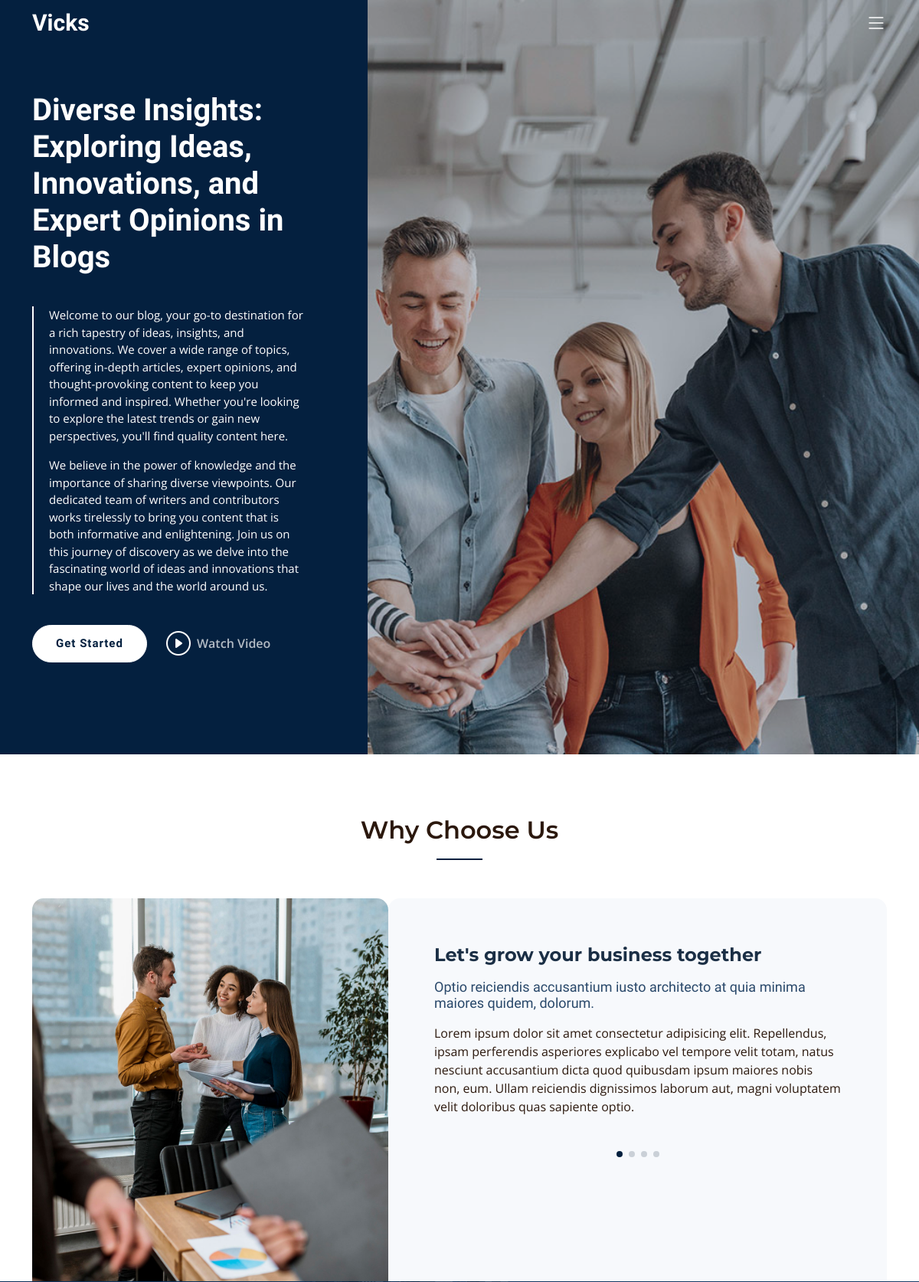
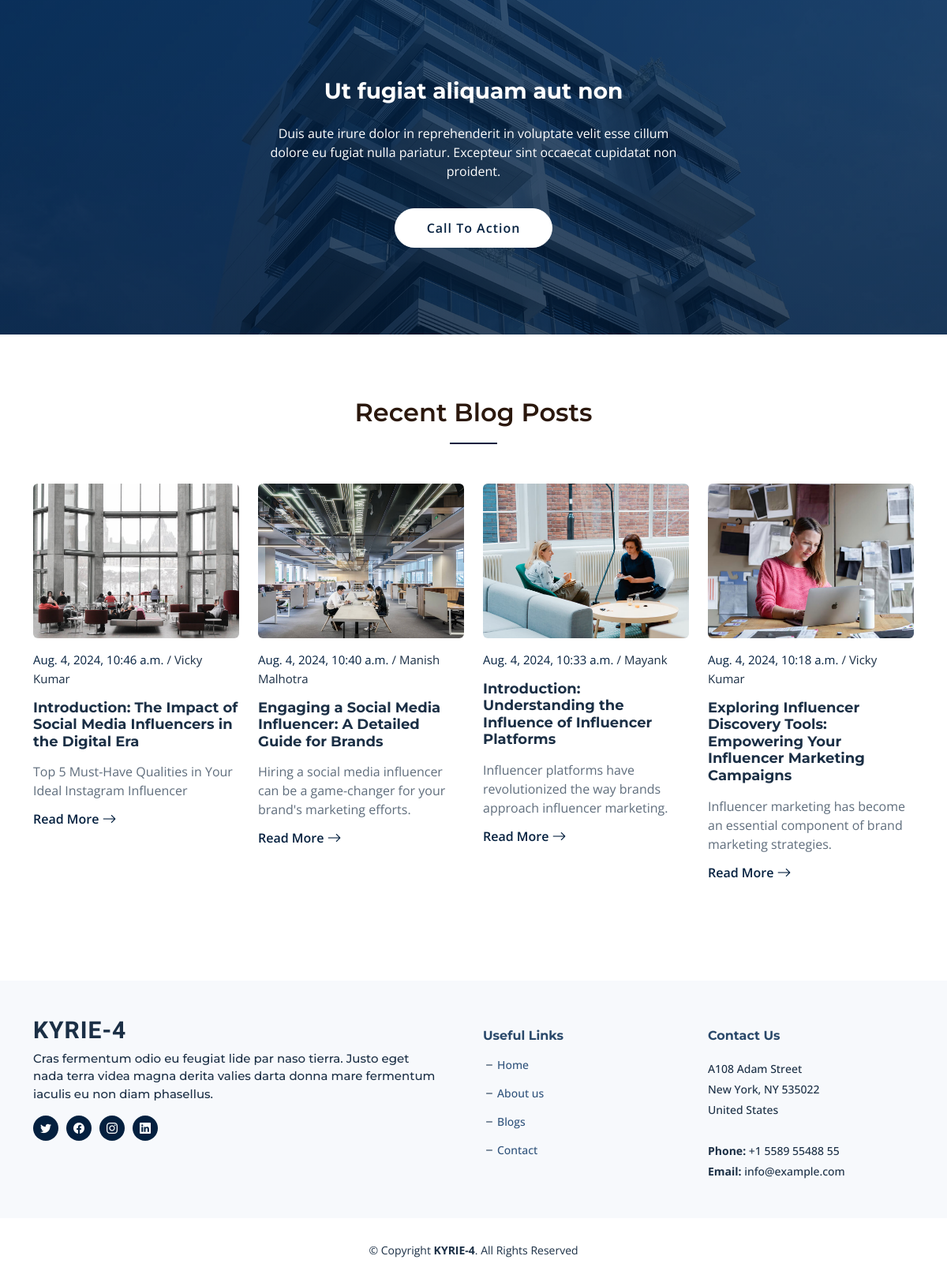
The page / on the database its author committed (2 pictures, top to bottom).
### blog/models.py (models this page shows, shortened)
class Article(models.Model):
    meta_title = models.CharField(max_length=255)
    meta_description = models.TextField()
    meta_keywords = models.TextField()
    article_slug = models.SlugField(unique=True, max_length=255)
    author_name = models.CharField(max_length=255)
    article_title_h1 = models.CharField(max_length=255)
    category_name = models.ForeignKey('BlogCategory', on_delete=models.CASCADE)
    article_short_description = models.CharField(max_length=200)
    article_date = models.DateTimeField(default=timezone.now, blank=True, null=True)
    thoughts = models.TextField()
    description = RichTextField()
    image = models.ImageField(upload_to='article_images/')

### blog/views.py (the view)
# urls.py: path('', views.home, name='blog-home'),
def home(request):
    articles = Article.objects.all().order_by('-article_date')[:16]
    return render(request, 'index.html', {'articles': articles})

### blog/templates/index.html (shortened to what this page needs)
{% extends "base.html" %}
{% load static %}
{% block content %}
<section id="hero" class="hero d-flex align-items-center">
  <div class="container">
    <div class="row">
      <div class="col-xl-4">
        <h2 data-aos="fade-up">Diverse Insights: Exploring Ideas, Innovations, and Expert Opinions in Blogs</h2>
        <blockquote data-aos="fade-up" data-aos-delay="100">
          <p>Welcome to our blog, your go-to destination for a rich tapestry of ideas, insights, and innovations. We cover a wide range of topics, offering in-depth articles, expert opinions, and thought-provoking content to keep you informed and inspired. Whether you're looking to explore the latest trends or gain new perspectives, you'll find quality content here.</p>
          <p>We believe in the power of knowledge and the importance of sharing diverse viewpoints. Our dedicated team of writers and contributors works tirelessly to bring you content that is both informative and enlightening. Join us on this journey of discovery as we delve into the fascinating world of ideas and innovations that shape our lives and the world around us.</p>
        </blockquote>
        <div class="d-flex banner-content" data-aos="fade-up" data-aos-delay="200">
          <a href="/about/" class="btn-get-started">Get Started</a>
          <a href="https://www.youtube.com/watch?v=SmKyZfUyXuA" class="glightbox btn-watch-video d-flex align-items-center play-btn"><i class="bi bi-play-circle"></i><span>Watch Video</span></a>
        </div>
      </div>
    </div>
  </div>
</section>
<main id="main">
  <section id="why-us" class="why-us">
    <div class="container" data-aos="fade-up">
      <div class="section-header">
        <h2>Why Choose Us</h2>
      </div>
      <div class="row g-0" data-aos="fade-up" data-aos-delay="200">
        <div class="col-xl-5 img-bg" style="background-image: url('{% static 'assets/img/why-us-bg.jpg' %}')"></div>
        <div class="col-xl-7 slides position-relative">
          <div class="slides-1 swiper">
            <div class="swiper-wrapper">
              <div class="swiper-slide">
                <div class="item">
                  <h3 class="mb-3">Let's grow your business together</h3>
                  <h4 class="mb-3">Optio reiciendis accusantium iusto architecto at quia minima maiores quidem, dolorum.</h4>
                  <p>Lorem ipsum dolor sit amet consectetur adipisicing elit. Repellendus, ipsam perferendis asperiores explicabo vel tempore velit totam, natus nesciunt accusantium dicta quod quibusdam ipsum maiores nobis non, eum. Ullam reiciendis dignissimos laborum aut, magni voluptatem velit doloribus quas sapiente optio.</p>
                </div>
              </div>
            </div>
            <div class="swiper-pagination"></div>
          </div>
        </div>
      </div>
    </div>
  </section>
  <section id="call-to-action" class="call-to-action">
    <div class="container" data-aos="fade-up">
      <div class="row justify-content-center">
        <div class="col-lg-6 text-center">
          <h3>Ut fugiat aliquam aut non</h3>
          <p>Duis aute irure dolor in reprehenderit in voluptate velit esse cillum dolore eu fugiat nulla pariatur. Excepteur sint occaecat cupidatat non proident.</p>
          <a class="cta-btn" href="/contact/">Call To Action</a>
        </div>
      </div>
    </div>
  </section>
  <section id="recent-posts" class="recent-posts">
    <div class="container" data-aos="fade-up">
      <div class="section-header">
        <h2>Recent Blog Posts</h2>
      </div>
      <div class="row gy-5 mb-5">
        {% for article in articles %}
        <div class="col-xl-3 col-md-6" data-aos="fade-up" data-aos-delay="100">
          <div class="post-box">
            <div class="post-img"><img src="{{ article.image.url }}" class="img-fluid rounded" alt="{{ article.article_title_h1 }}"></div>
            <div class="meta">
              <span class="post-date">{{ article.article_date }}</span>
              <span class="post-author"> / {{ article.author_name }}</span>
            </div>
            <h3 class="post-title">{{ article.article_title_h1 }}</h3>
            <p>{{ article.article_short_description }}</p>
            <a href="{% url 'article_detail' article.article_slug %}" class="readmore stretched-link"><span>Read More</span><i class="bi bi-arrow-right"></i></a>
          </div>
        </div>
        {% endfor %}
      </div>
    </div>
  </section>
</main>
{% endblock %}

### rows shown on the page
Article: image (picture), article_date "Aug. 4, 2024, 10:46 a.m.", author_name "Vicky Kumar", article_title_h1 "Introduction: The Impact of Social Media Influencers in the Digital Era", article_short_description "Top 5 Must-Have Qualities in Your Ideal Instagram Influencer"
Article: image (picture), article_date "Aug. 4, 2024, 10:40 a.m.", author_name "Manish Malhotra", article_title_h1 "Engaging a Social Media Influencer: A Detailed Guide for Brands", article_short_description "Hiring a social media influencer can be a game-changer for your brand's marketing efforts."
Article: image (picture), article_date "Aug. 4, 2024, 10:33 a.m.", author_name "Mayank", article_title_h1 "Introduction: Understanding the Influence of Influencer Platforms", article_short_description "Influencer platforms have revolutionized the way brands approach influencer marketing."
Article: image (picture), article_date "Aug. 4, 2024, 10:18 a.m.", author_name "Vicky Kumar", article_title_h1 "Exploring Influencer Discovery Tools: Empowering Your Influencer Marketing Campaigns", article_short_description "Influencer marketing has become an essential component of brand marketing strategies."
